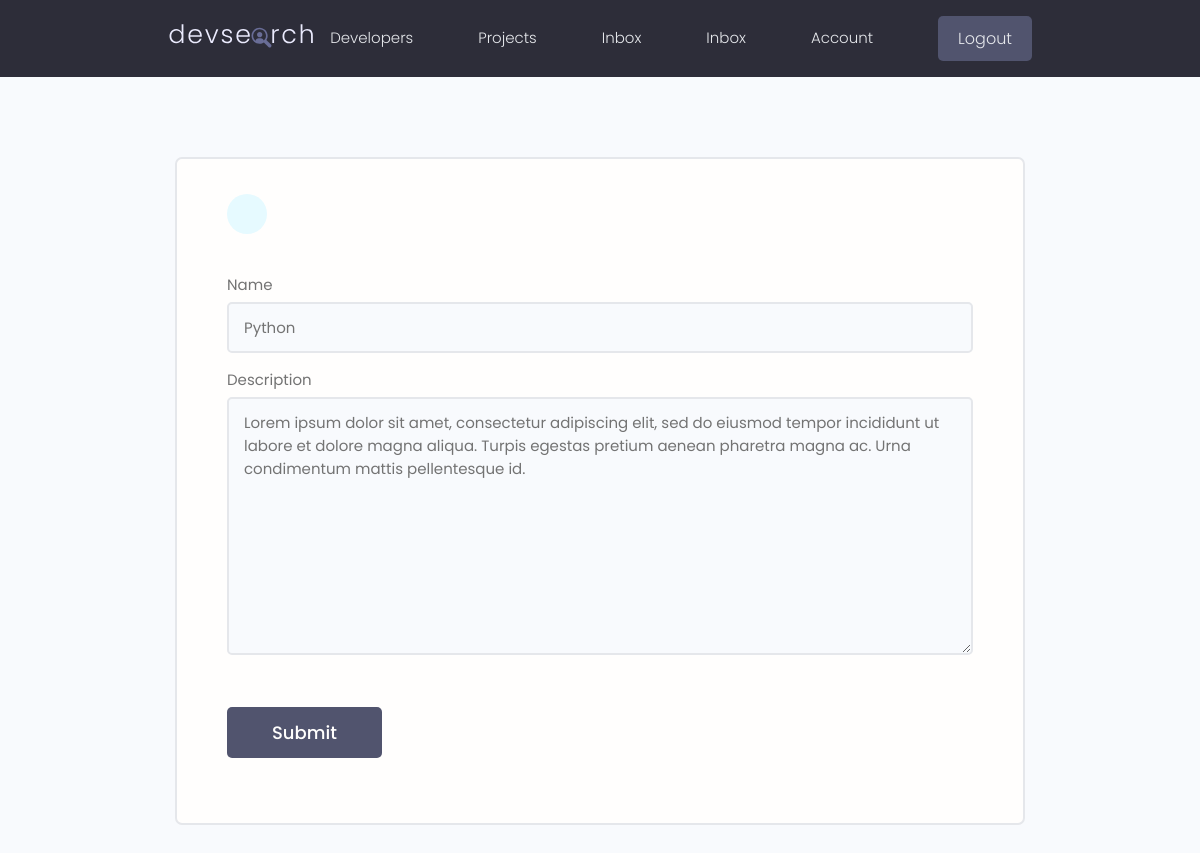
The page /update-skill/0dd4c8d5-6709-4713-ac37-4547ffd991e9/ (signed in) on the database as committed earlier.
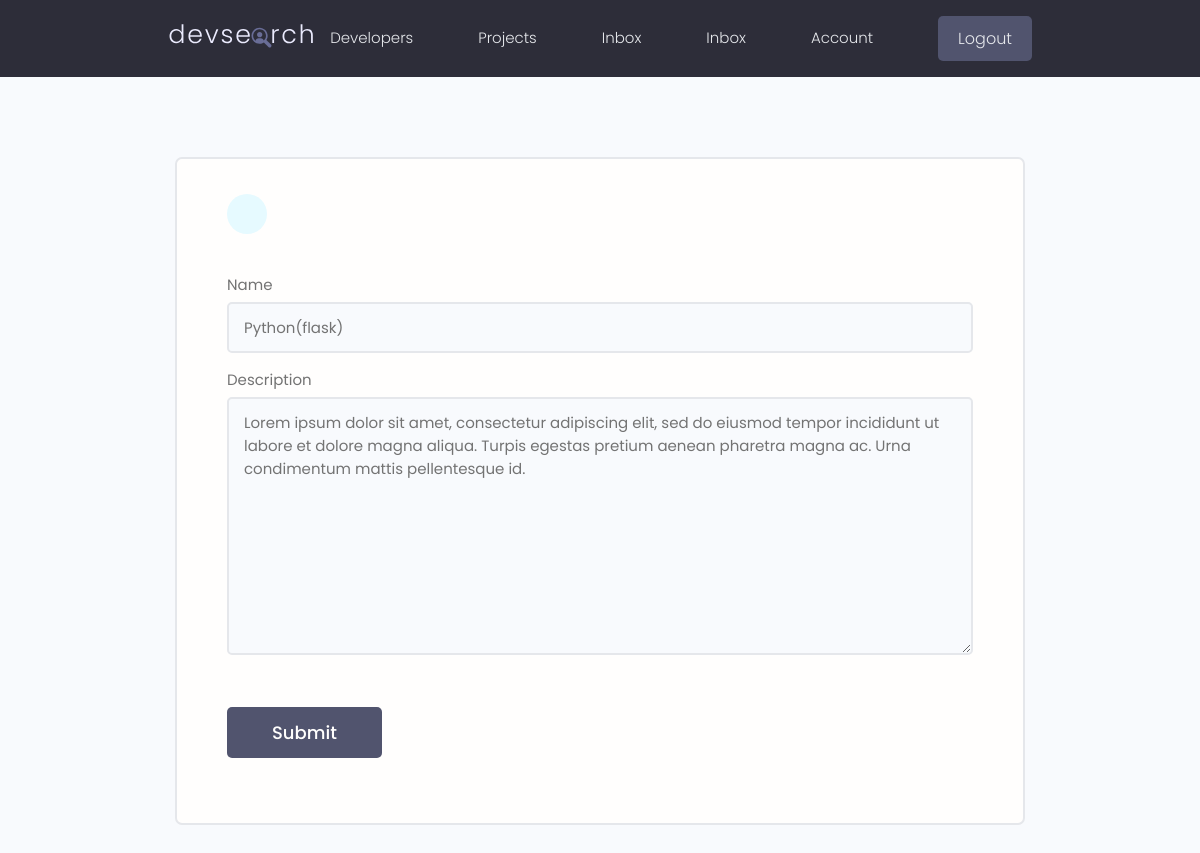
The same page on the database as committed later.
### users/models.py (models this page shows, shortened)
class Skill(models.Model):
    owner = models.ForeignKey(Profile, on_delete=models.CASCADE, null=True, blank=True)
    name = models.CharField(max_length=200, null=True, blank=True)
    description = models.TextField(null=True, blank=True)
    created = models.DateTimeField(auto_now_add=True)
    id = models.UUIDField(default=uuid.uuid4, unique=True, primary_key=True, editable=False)

### users/views.py (the view)
# urls.py: path('update-skill/<str:pk>/', views.update_skill, name='update-skill'),
@login_required(login_url='login')
def update_skill(request, pk):
    profile = request.user.profile
    skill = profile.skill_set.get(id=pk)
    form = SkillForm(instance=skill)
    if request.method == 'POST':
        form = SkillForm(request.POST, instance=skill)
        if form.is_valid():
            form.save()
            messages.success(request, 'Skill was updated successfuly!')
            return redirect('account')
    context = {'form':form}
    return render(request, 'users/skill_form.html', context)

### users/forms.py
class SkillForm(ModelForm):
    class Meta:
        model = Skill
        fields = "__all__"
        exclude = ['owner']
    def __init__(self, *args, **kwargs):
        super(SkillForm, self).__init__(*args, **kwargs)
        for name, field in self.fields.items():
            field.widget.attrs.update({'class': 'input'})

### users/templates/users/skill_form.html (shortened to what this page needs)
{% extends 'main.html' %}
{% block content %}
<main class="formPage my-xl">
    <div class="content-box">
        <div class="formWrapper">
            <a class="backButton" href="{% url 'account' %}"></a>
            <br>
            <form class="form" method="POST" action="">
                {% for field in form %}
                    <div class="form__field">
                        <label for="formInput#text">{{field.label}} </label>
                        {{field}}
                    </div>
                {% endfor %}
                <input class="btn btn--sub btn--lg  my-md" type="submit" value="Submit" />
            </form>
        </div>
    </div>
</main>
{% endblock content %}

Rows that differ between the two databases and show on the page:
changed Skill: name "Python" → "Python(flask)"
